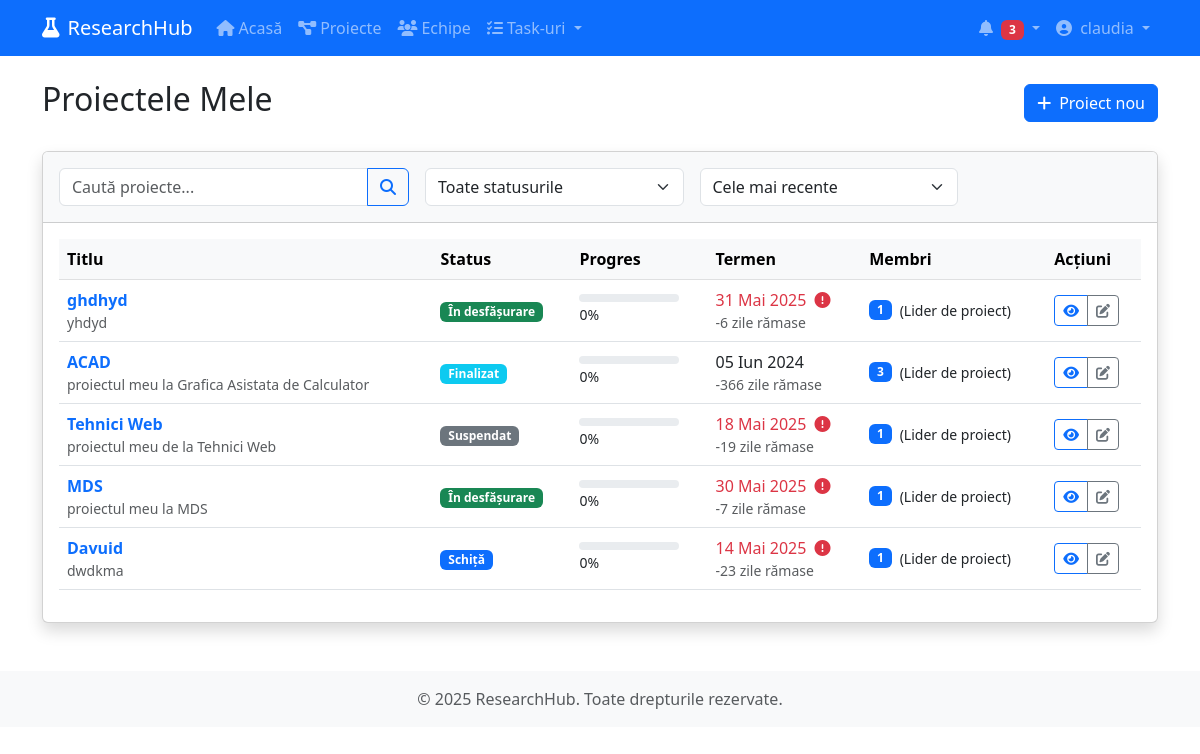
The page /projects/ (signed in) on the database as committed earlier.
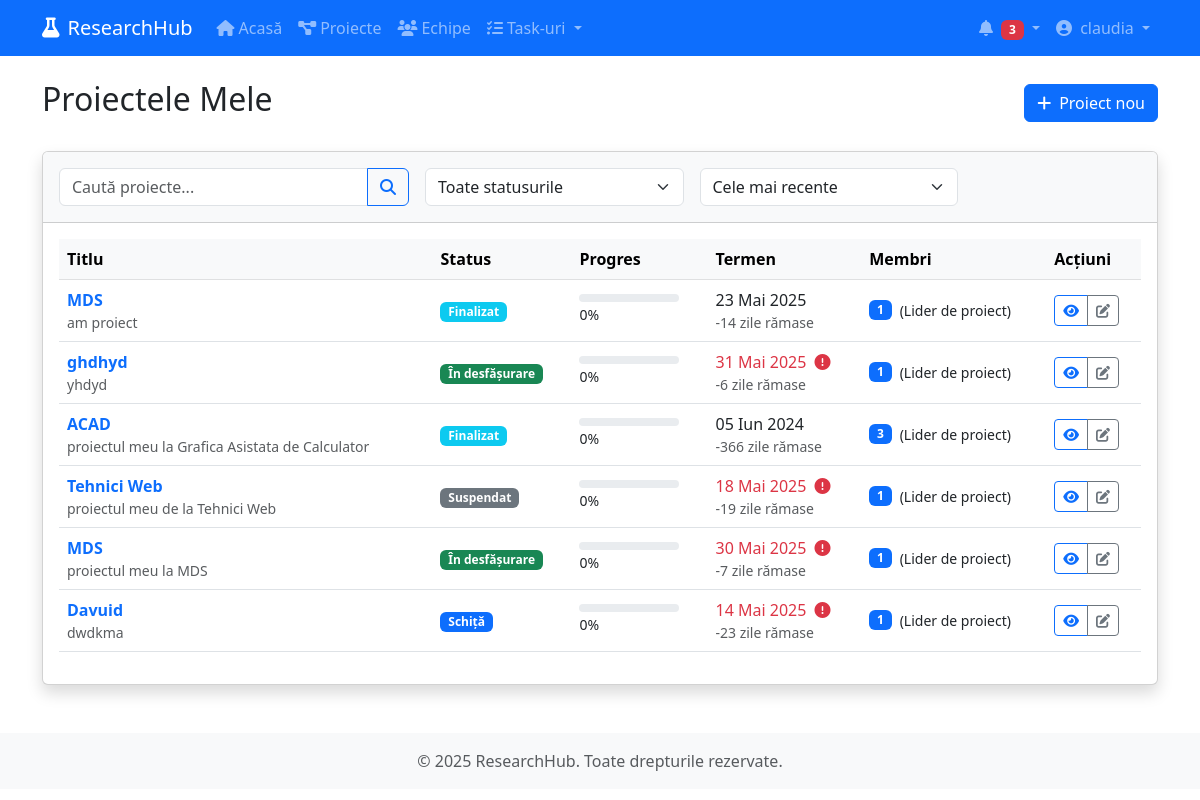
The same page on the database as committed later.
### myapp/models.py (models this page shows, shortened)
class ProjectMember(models.Model):
    project = models.ForeignKey(Project, on_delete=models.CASCADE, related_name='members')
    user = models.ForeignKey(User, on_delete=models.CASCADE, related_name='project_memberships')
    joined_at = models.DateTimeField(auto_now_add=True)
    ROLE_CHOICES = [
        ('leader', 'Lider de proiect'),
        ('researcher', 'Cercetător'),
        ('assistant', 'Asistent'),
        ('consultant', 'Consultant'),
        ('admin', 'Administrator'),
    ]
    role = models.CharField(max_length=20, choices=ROLE_CHOICES, default='researcher')
    class Meta:
        unique_together = ('project', 'user')

class Project(models.Model):
    title = models.CharField(max_length=200)
    description = models.TextField()
    start_date = models.DateField()
    end_date = models.DateField()
    created_at = models.DateTimeField(auto_now_add=True)
    updated_at = models.DateTimeField(auto_now=True)
    created_by = models.ForeignKey(User, on_delete=models.CASCADE, related_name='created_projects')
    STATUS_CHOICES = [
        ('draft', 'Schiță'),
        ('planning', 'Planificare'),
        ('in_progress', 'În desfășurare'),
        ('on_hold', 'Suspendat'),
        ('completed', 'Finalizat'),
        ('archived', 'Arhivat'),
    ]
    status = models.CharField(max_length=20, choices=STATUS_CHOICES, default='draft')
    def progress_percentage(self):
        total_activities = self.activities.count()
        if total_activities == 0:
            return 0
        completed_activities = self.activities.filter(status='completed').count()
        return int((completed_activities / total_activities) * 100)
    def days_remaining(self):
        return (self.end_date - timezone.now().date()).days
    def is_overdue(self):
        return self.end_date < timezone.now().date() and self.status not in ['completed', 'archived']

### myapp/views.py (the view)
# urls.py: path('projects/', views.projects_list, name='projects_list'),
@login_required
def projects_list(request):
    user_projects = ProjectMember.objects.filter(
        user=request.user
    ).select_related('project')
    status_filter = request.GET.get('status')
    if status_filter:
        user_projects = user_projects.filter(project__status=status_filter)
    search_query = request.GET.get('search')
    if search_query:
        user_projects = user_projects.filter(
            Q(project__title__icontains=search_query) |
            Q(project__description__icontains=search_query)
        )
    sort_by = request.GET.get('sort', '-project__updated_at')
    user_projects = user_projects.order_by(sort_by)
    paginator = Paginator(user_projects, 10)  # 10 proiecte per pagină
    page_number = request.GET.get('page')
    page_obj = paginator.get_page(page_number)
    all_statuses = [status[0] for status in Project.STATUS_CHOICES]
    context = {
        'page_obj': page_obj,
        'all_statuses': all_statuses,
        'current_status': status_filter,
        'search_query': search_query,
        'current_sort': sort_by,
    }
    return render(request, 'projects/list.html', context)

### myapp/templates/projects/list.html (shortened to what the changed rows need)
{% extends 'base.html' %}
{% block content %}
<div class="d-flex justify-content-between align-items-center mb-4">
    <h1 class="h2">Proiectele Mele</h1>
</div>
<div class="card shadow mb-4">
    <div class="card-body">
        {% if page_obj %}
        <div class="table-responsive">
            <table class="table table-hover align-middle">
                <thead class="table-light">
                    <tr>
                        <th>Titlu</th>
                        <th>Status</th>
                        <th>Progres</th>
                        <th>Termen</th>
                        <th>Membri</th>
                        <th>Acțiuni</th>
                    </tr>
                </thead>
                <tbody>
                    {% for membership in page_obj %}
                    <tr>
                        <td>
                            <div class="d-flex align-items-center">
                                <div>
                                    <a href="{% url 'project_detail' membership.project.id %}" class="text-decoration-none fw-bold">
                                        {{ membership.project.title }}
                                    </a>
                                    <div class="small text-muted">{{ membership.project.description|truncatechars:60 }}</div>
                                </div>
                            </div>
                        </td>
                        <td>
                            <span class="badge {% if membership.project.status == 'in_progress' %}bg-success{% elif membership.project.status == 'planning' %}bg-warning text-dark{% elif membership.project.status == 'completed' %}bg-info{% elif membership.project.status == 'on_hold' %}bg-secondary{% elif membership.project.status == 'archived' %}bg-dark{% else %}bg-primary{% endif %}">
                                {{ membership.project.get_status_display }}
                            </span>
                        </td>
                        <td>
                            <div class="progress" style="height: 8px; width: 100px;">
                            </div>
                            <span class="small">{{ membership.project.progress_percentage }}%</span>
                        </td>
                        <td>
                            <span class="{% if membership.project.is_overdue %}text-danger{% endif %}">
                                {{ membership.project.end_date|date:"d M Y" }}
                                {% if membership.project.is_overdue %}<i class="fas fa-exclamation-circle ms-1" title="Depășit"></i>{% endif %}
                            </span>
                            <div class="small text-muted">{{ membership.project.days_remaining }} zile rămase</div>
                        </td>
                        <td>
                            <div class="d-flex align-items-center">
                                <span class="badge bg-primary">{{ membership.project.members.count }}</span>
                                <span class="ms-2 small">({{ membership.get_role_display }})</span>
                            </div>
                        </td>
                        <td>
                            <div class="btn-group">
                                <a href="{% url 'project_detail' membership.project.id %}" class="btn btn-sm btn-outline-primary">
                                    <i class="fas fa-eye"></i>
                                </a>
                                {% if membership.role in 'leader,admin' %}
                                <a href="#" class="btn btn-sm btn-outline-secondary">
                                    <i class="fas fa-edit"></i>
                                </a>
                                {% endif %}
                            </div>
                        </td>
                    </tr>
                    {% endfor %}
                </tbody>
            </table>
        </div>
        {% endif %}
    </div>
</div>
{% endblock %}

Rows that differ between the two databases and show on the page:
added ProjectMember: project "MDS", project.description "am proiect", project.status "Finalizat", project.progress_percentage "0", project.end_date "23 Mai 2025", project.days_remaining "-14", project.members.count "1", role "Lider de proiect"
